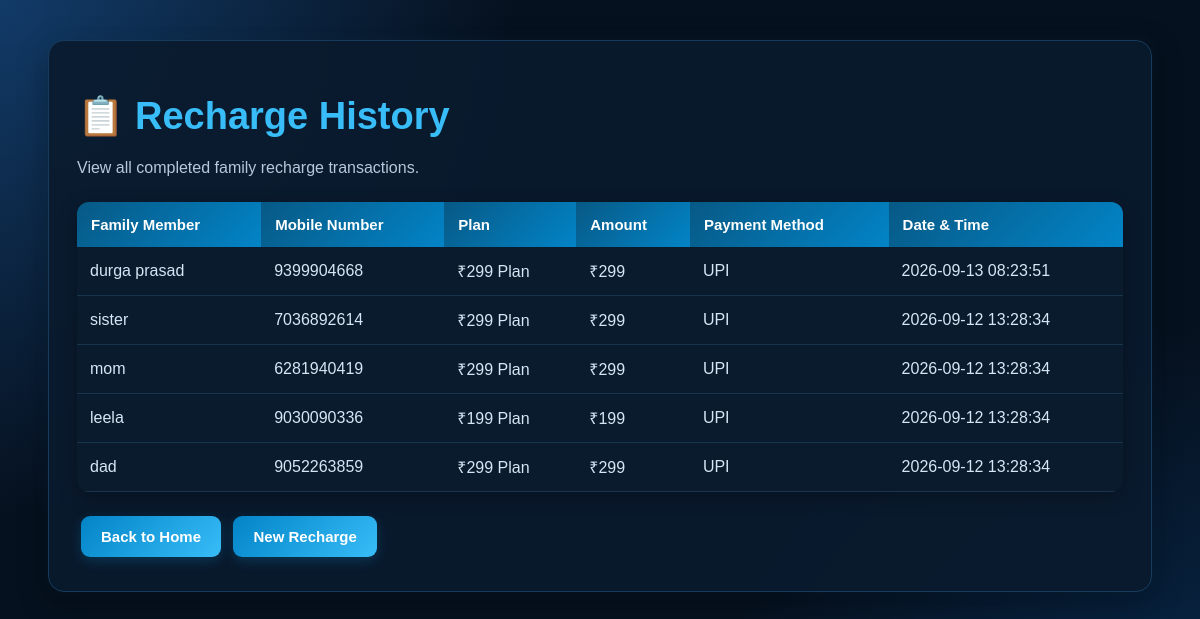
The app's page /history with its own data.
### tables this page shows
CREATE TABLE recharge_history (
            id INTEGER PRIMARY KEY AUTOINCREMENT,
            member_name TEXT NOT NULL,
            mobile TEXT NOT NULL,
            plan TEXT NOT NULL,
            amount INTEGER NOT NULL,
            payment_method TEXT NOT NULL,
            recharge_date TEXT NOT NULL
        );

### app.py (the view)
@app.route("/history")
def history():
    connection = sqlite3.connect("family.db")
    cursor = connection.cursor()
    cursor.execute("""
        SELECT
            member_name,
            mobile,
            plan,
            amount,
            payment_method,
            recharge_date
        FROM recharge_history
        ORDER BY id DESC
    """)
    history = cursor.fetchall()
    connection.close()
    return render_template(
        "history.html",
        history=history
    )

### templates/history.html (shortened to what this page needs)
<!DOCTYPE html>
<html>
<head>
    <link rel="stylesheet" href="{{ url_for('static', filename='style.css') }}">
</head>
<body>
    <div class="container">
        <div class="card">
            <h1>📋 Recharge History</h1>
            <p>
                View all completed family recharge transactions.
            </p>
            {% if history %}
            <table>
                <tr>
                    <th>Family Member</th>
                    <th>Mobile Number</th>
                    <th>Plan</th>
                    <th>Amount</th>
                    <th>Payment Method</th>
                    <th>Date & Time</th>
                </tr>
                {% for item in history %}
                <tr>
                    <td>{{ item[0] }}</td>
                    <td>{{ item[1] }}</td>
                    <td>{{ item[2] }}</td>
                    <td>₹{{ item[3] }}</td>
                    <td>{{ item[4] }}</td>
                    <td>{{ item[5] }}</td>
                </tr>
                {% endfor %}
            </table>
            {% else %}
            <p>No recharge history available yet.</p>
            {% endif %}
            <br>
            <a href="/">
                <button>Back to Home</button>
            </a>
            <a href="/plans">
                <button>New Recharge</button>
            </a>
        </div>
    </div>
</body>
</html>

### static/style.css (style rules this page uses)
* { box-sizing: border-box; }
body { margin: 0; padding: 0; font-family: Arial, Helvetica, sans-serif; background: radial-gradient(circle at top left, #123b68 0%, transparent 35%), radial-gradient(circle at bottom right, #082c52 0%, transparent 35%), #06111f; color: #eaf4ff; min-height: 100vh; }
.container { width: 92%; max-width: 1150px; margin: 40px auto; }
h1 { color: #38bdf8; font-size: 32px; margin-bottom: 12px; }
p { color: #b8c7d9; font-size: 16px; line-height: 1.7; }
.card { background: rgba(10, 27, 46, 0.92); padding: 28px; margin: 20px 0; border-radius: 16px; border: 1px solid #173b5d; box-shadow: 0 8px 30px rgba(0, 0, 0, 0.35), 0 0 18px rgba(56, 189, 248, 0.05); transition: all 0.3s ease; }
button { background: linear-gradient( 135deg, #0284c7, #38bdf8 ); color: #ffffff; border: none; padding: 12px 20px; margin: 6px 4px; border-radius: 9px; cursor: pointer; font-size: 15px; font-weight: bold; transition: all 0.3s ease; box-shadow: 0 4px 12px rgba(14, 165, 233, 0.2); }
a { text-decoration: none; }
table { width: 100%; border-collapse: collapse; background: #0a1b2e; margin-top: 20px; border-radius: 12px; overflow: hidden; box-shadow: 0 5px 20px rgba(0, 0, 0, 0.3); }
th { background: linear-gradient( 135deg, #075985, #0284c7 ); color: #ffffff; padding: 14px; text-align: left; font-size: 15px; }
td { color: #d7e6f5; padding: 13px; border-bottom: 1px solid #18354f; }
.card h1 { font-size: 38px; color: #38bdf8; }

### records on screen
recharge_history: member_name "durga prasad", mobile "9399904668", plan "₹299 Plan", amount "299", payment_method "UPI", recharge_date "2026-09-13 08:23:51"
recharge_history: member_name "sister", mobile "7036892614", plan "₹299 Plan", amount "299", payment_method "UPI", recharge_date "2026-09-12 13:28:34"
recharge_history: member_name "mom", mobile "6281940419", plan "₹299 Plan", amount "299", payment_method "UPI", recharge_date "2026-09-12 13:28:34"
recharge_history: member_name "leela", mobile "9030090336", plan "₹199 Plan", amount "199", payment_method "UPI", recharge_date "2026-09-12 13:28:34"
recharge_history: member_name "dad", mobile "9052263859", plan "₹299 Plan", amount "299", payment_method "UPI", recharge_date "2026-09-12 13:28:34"
